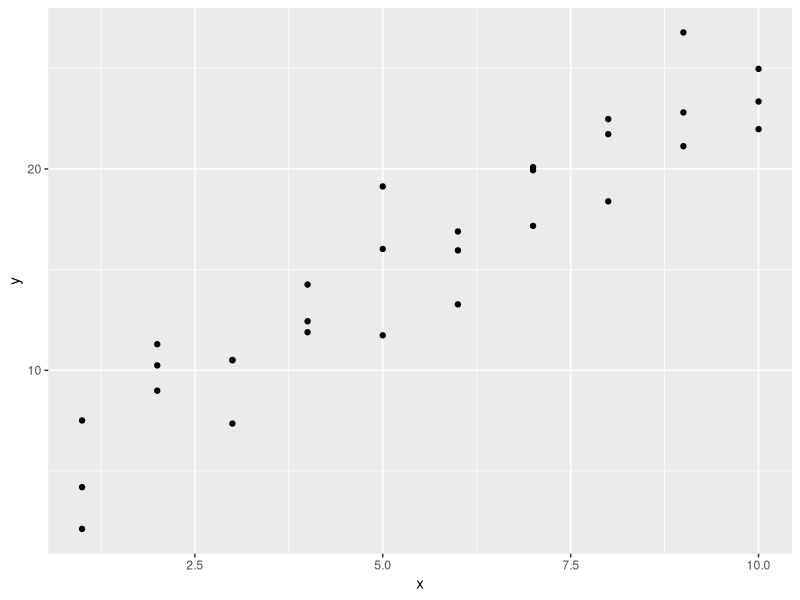
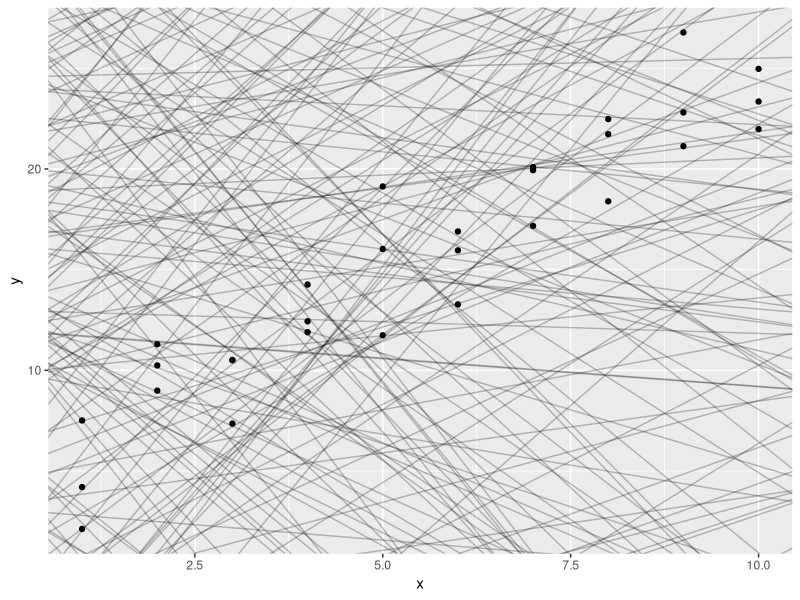
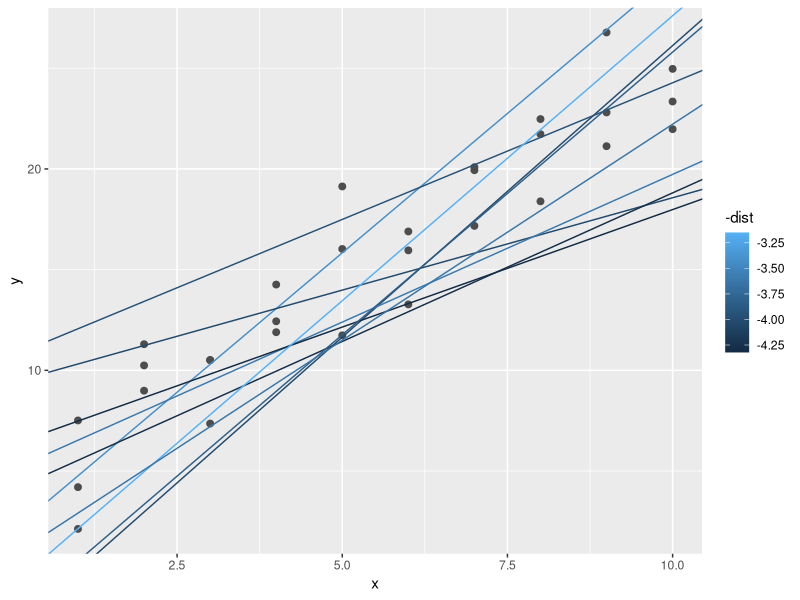
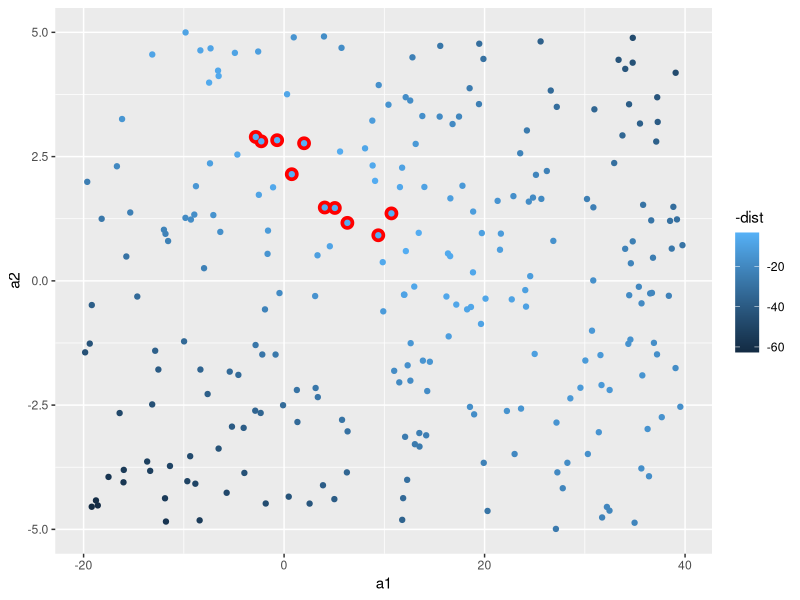
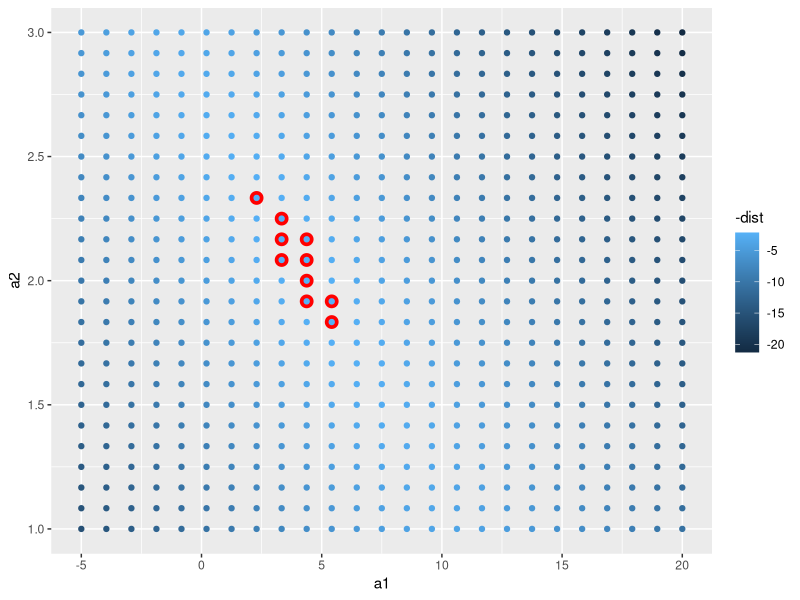
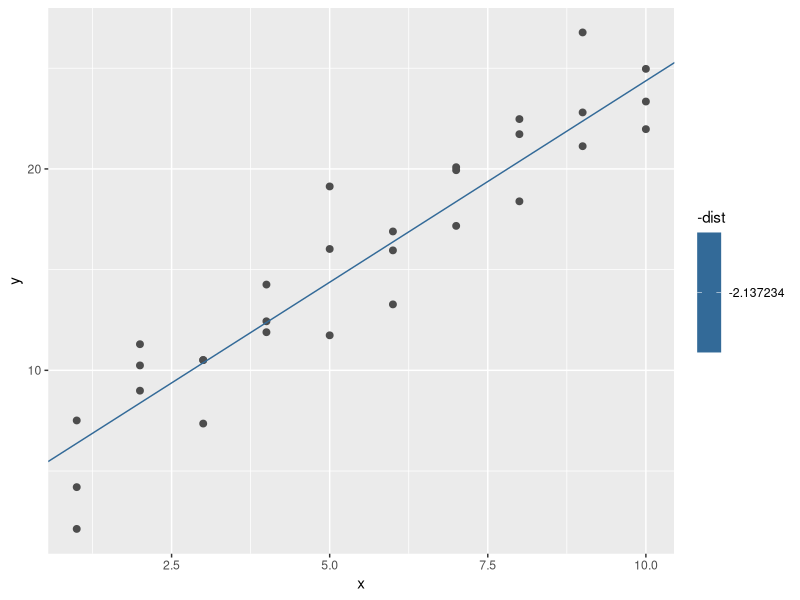
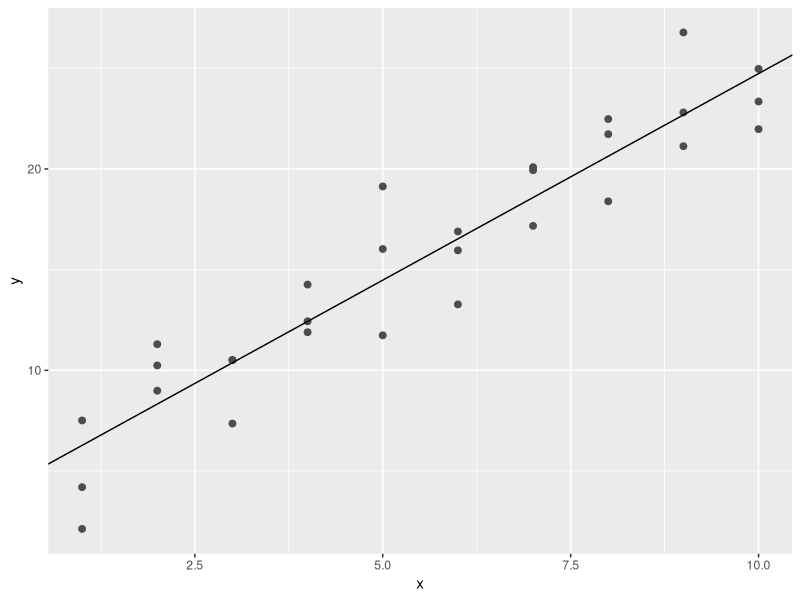
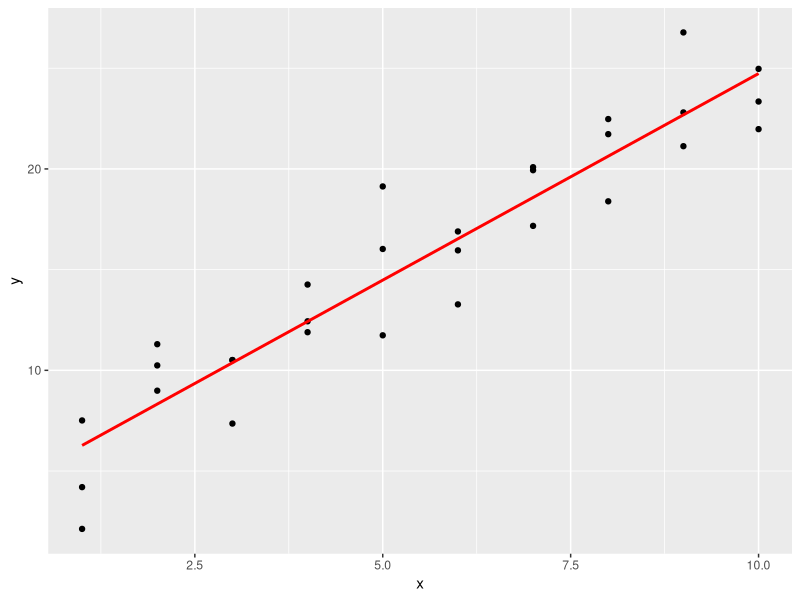

Generate these figures, in order, with R:
## ---- chunk 1
knitr::opts_chunk$set(echo = TRUE)
## ---- chunk 2
library(tidyverse)
library(modelr)
options(na.action = na.warn)
## ---- chunk 3
sim1
## ---- chunk 4
ggplot(sim1, aes(x, y)) +
         geom_point()
## ---- chunk 5
models <- tibble(
  a1 = runif(250, -20, 40),
  a2 = runif(250, -5, 5)
)

ggplot(sim1, aes(x, y)) + 
  geom_abline(aes(intercept = a1, slope = a2), data = models, alpha = 1/4) +
  geom_point() 
## ---- chunk 6
model1 <- function(a, data) {
  a[1] + data$x * a[2]
}
model1(c(7, 1.5), sim1) #y = 7 + 1.5 *x 
## ---- chunk 7
measure_distance <- function(mod, data) {
  diff <- data$y - model1(mod, data)
  sqrt(mean(diff ^ 2))
}
measure_distance(c(7, 1.5), sim1)
## ---- chunk 8
sim1_dist <- function(a1, a2) {
  measure_distance(c(a1, a2), sim1)
}

models <- models %>% 
  mutate(dist = purrr::map2_dbl(a1, a2, sim1_dist))
models
## ---- chunk 9
ggplot(sim1, aes(x, y)) + 
  geom_point(size = 2, colour = "grey30") + 
  geom_abline(
    aes(intercept = a1, slope = a2, colour = -dist), 
    data = filter(models, rank(dist) <= 10)
  )
## ---- chunk 10
ggplot(models, aes(a1, a2)) +
  geom_point(data = filter(models, rank(dist) <= 10), size = 4, colour = "red") +
  geom_point(aes(colour = -dist))
## ---- chunk 11
grid <- expand.grid(
  a1 = seq(-5, 20, length = 25),
  a2 = seq(1, 3, length = 25)
  ) %>% 
  mutate(dist = purrr::map2_dbl(a1, a2, sim1_dist))

grid %>% 
  ggplot(aes(a1, a2)) +
  geom_point(data = filter(grid, rank(dist) <= 10), size = 4, colour = "red") +
  geom_point(aes(colour = -dist)) 
## ---- chunk 12
ggplot(sim1, aes(x, y)) + 
  geom_point(size = 2, colour = "grey30") + 
  geom_abline(
    aes(intercept = a1, slope = a2, colour = -dist), 
    data = filter(grid, rank(dist) <= 1)
  )
## ---- chunk 13
best <- optim(c(0, 0), measure_distance, data = sim1)
best$par

ggplot(sim1, aes(x, y)) + 
  geom_point(size = 2, colour = "grey30") + 
  geom_abline(intercept = best$par[1], slope = best$par[2])
## ---- chunk 14
sim1_mod <- lm(y ~ x, data = sim1)
coef(sim1_mod)
## ---- chunk 15
grid <- sim1 %>%
  data_grid(x)
grid
## ---- chunk 16
sim1
#y = a_1 + a_2 * x
grid <- grid %>% 
  add_predictions(sim1_mod) 
grid
## ---- chunk 17
ggplot(sim1, aes(x)) +
  geom_point(aes(y = y)) +
  geom_line(aes(y = pred), data = grid, colour = "red", linewidth = 1)
## ---- chunk 18
sim1 <- sim1 %>% 
  add_residuals(sim1_mod)
sim1
## ---- chunk 19
ggplot(sim1, aes(resid)) + 
  geom_freqpoly(binwidth = 0.5)
## ---- chunk 20
ggplot(sim1, aes(x, resid)) + 
  geom_ref_line(h = 0) +
  geom_point() 
## ---- chunk 21
plot(sim1_mod)
## ---- chunk 22
df <- tribble(
  ~y, ~x1, ~x2,
  4, 2, 5,
  5, 1, 6
)
df
model_matrix(df, y ~ x1)
## ---- chunk 23
model_matrix(df, y ~ x1 - 1)
## ---- chunk 24
model_matrix(df, y ~ x1 + x2)
## ---- chunk 25
df <- tribble(
  ~y, ~x1, ~x2,
  4, 2, 5,
  5, 1, 6
)
model_matrix(df, y ~ x1)
## ---- chunk 26
model_matrix(df, y ~ x1 -1 )
## ---- chunk 27
model_matrix(df, y ~ x1 + x2)
## ---- chunk 28
df <- tribble(
  ~ sex, ~ response,
  "male", 1,
  "female", 2,
  "male", 1
)
model_matrix(df, response ~ sex)
## ---- chunk 29
sim2 %>% head()
## ---- chunk 30
ggplot(sim2) +
  geom_point(aes(x, y))
## ---- chunk 31
mod2 <- lm(y ~ x, data = sim2)

grid <- sim2 %>% 
  data_grid(x) %>% 
  add_predictions(mod2)
grid
## ---- chunk 32
ggplot(sim2, aes(x)) + 
  geom_point(aes(y = y)) +
  geom_point(data = grid, aes(y = pred), colour = "red", size = 4)
## ---- chunk 33
ggplot(sim3, aes(x1, y)) + 
  geom_point(aes(colour = x2))
## ---- chunk 34
mod1 <- lm(y ~ x1 + x2, data = sim3)
mod2 <- lm(y ~ x1 * x2, data = sim3)
## ---- chunk 35
grid <- sim3 %>% 
  data_grid(x1, x2) %>% 
  gather_predictions(mod1, mod2)
grid
## ---- chunk 36
ggplot(sim3, aes(x1, y, colour = x2)) + 
  geom_point() + 
  geom_line(data = grid, aes(y = pred)) + 
  facet_wrap(~ model)
## ---- chunk 37
sim3 <- sim3 %>% 
  gather_residuals(mod1, mod2)

ggplot(sim3, aes(x1, resid, colour = x2)) + 
  geom_point() + 
  facet_grid(model ~ x2)
## ---- chunk 38
mod1 <- lm(y ~ x1 + x2, data = sim4)
mod2 <- lm(y ~ x1 * x2, data = sim4)

grid <- sim4 %>% 
  data_grid(
    x1 = seq_range(x1, 5), 
    x2 = seq_range(x2, 5) 
  ) %>% 
  gather_predictions(mod1, mod2)
grid
## ---- chunk 39
    seq_range(c(0.0123, 0.923423), n = 5)
## ---- chunk 40
    seq_range(c(0.0123, 0.923423), n = 5, pretty = TRUE)
## ---- chunk 41
    x1 <- rcauchy(100)
    print(x1)
    seq_range(x1, n = 5, trim = 0.1)
## ---- chunk 42
ggplot(grid, aes(x1, x2)) + 
  geom_tile(aes(fill = pred)) + 
  facet_wrap(~ model)
## ---- chunk 43
ggplot(grid, aes(x1, pred, colour = x2, group = x2)) + 
  geom_line() +
  facet_wrap(~ model)
ggplot(grid, aes(x2, pred, colour = x1, group = x1)) + 
  geom_line() +
  facet_wrap(~ model)
## ---- chunk 44
df <- tribble(
  ~y, ~x,
   1,  1,
   2,  2, 
   3,  3
)
model_matrix(df, y ~ x^2 + x)
## ---- chunk 45
model_matrix(df, y ~ I(x^2) + x)
## ---- chunk 46
model_matrix(df, y ~ poly(x, 2))
## ---- chunk 47
library(splines)
model_matrix(df, y ~ ns(x, 2))
## ---- chunk 48
sim5 <- tibble(
  x = seq(0, 3.5 * pi, length = 50),
  y = 4 * sin(x) + rnorm(length(x))
)

ggplot(sim5, aes(x, y)) +
  geom_point()
## ---- chunk 49
mod1 <- lm(y ~ ns(x, 1), data = sim5)
mod2 <- lm(y ~ ns(x, 2), data = sim5)
mod3 <- lm(y ~ ns(x, 3), data = sim5)
mod4 <- lm(y ~ ns(x, 4), data = sim5)
mod5 <- lm(y ~ ns(x, 5), data = sim5)

grid <- sim5 %>% 
  data_grid(x = seq_range(x, n = 50, expand = 0.1)) %>% 
  gather_predictions(mod1, mod2, mod3, mod4, mod5, .pred = "y")

ggplot(sim5, aes(x, y)) + 
  geom_point() +
  geom_line(data = grid, colour = "red") +
  facet_wrap(~ model)
## ---- chunk 50
df <- tribble(
  ~x, ~y,
  1, 2.2,
  2, NA,
  3, 3.5,
  4, 8.3,
  NA, 10
)

mod <- lm(y ~ x, data = df)
## ---- chunk 51
mod <- lm(y ~ x, data = df, na.action = na.exclude)
## ---- chunk 52
nobs(mod)
